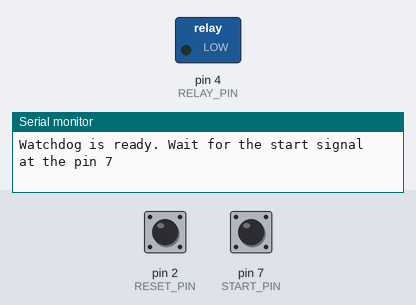
The program below on a simulated Arduino Nano, built with avr-gcc and run on an emulated ATmega328P. Shown: switched loads named in the program (green lamp = pin HIGH), the last lines printed to the serial monitor. The inputs (shaded band) are chosen by the test bench; at power-on: pin 7 (START_PIN) LOW, pin 2 (RESET_PIN) LOW.

Above: at 0.8 s.
0.9 s: pin 7 (START_PIN) pulled HIGH for 0.15 s
2.5 s: pin 2 (RESET_PIN) pulled HIGH for 0.15 s
4.1 s: pin 2 (RESET_PIN) pulsed HIGH 2 times (0.12 s each, 0.3 s apart)
At 5.1 s:
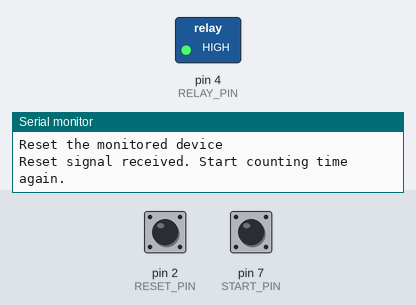
Timing chart, 0 to 7.1 s (numbered marks = the images above; inputs shaded):
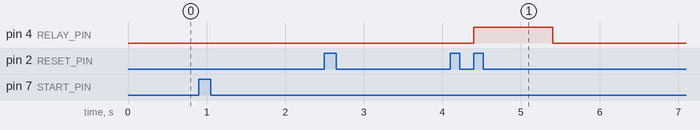

The program:

main.cpp
```cpp
#include <Arduino.h>
#include "config.h"

unsigned long previous_time = 0;
unsigned long uptime = 0;

void interruptHandler() {
  Serial.println("Reset signal received. Start counting time again.");
  previous_time = millis();
}

void setup() {
  Serial.begin(115200);
  /* Setup the relay pin as output */
  pinMode(RELAY_PIN, OUTPUT);
  digitalWrite(RELAY_PIN, !RELAY_RESET_LEVEL);

  /* Wait for a command to start */
  pinMode(START_PIN, INPUT);
  Serial.print("Watchdog is ready. Wait for the start signal at the pin ");
  Serial.println(START_PIN);
  while (digitalRead(START_PIN) != START_LEVEL) { }
  previous_time = millis();

  Serial.println("Watchdog starts");

  /*
   * RPi must switch level ever time in an interval smaller than CHECK_INTERVAL
   * To be safe in this, RPi must only switch the input level.
   * For example if the level was HIGH, the next time PRi must set LOW and the next
   * time after that it must switch it to HIGH again.
   */
  attachInterrupt(digitalPinToInterrupt(RESET_PIN), interruptHandler, CHANGE);
}

void loop() {
  uint64_t up = millis();
  if (up < uptime) { //the value has overflowed
    previous_time = up;
  }
  uptime = up;
  unsigned long delta = uptime - previous_time;
  if (delta > CHECK_INTERVAL) {
    Serial.println("Reset the monitored device");
    digitalWrite(RELAY_PIN, RELAY_RESET_LEVEL);
    delay(1000);
    digitalWrite(RELAY_PIN, !RELAY_RESET_LEVEL);

    /* Wait for the next start */
    Serial.println("Watchdog is ready. Wait for the start signal");
    while (digitalRead(START_PIN) != START_LEVEL) { }
    previous_time = millis();
    Serial.println("Watchdog starts");
  }
}
```

config.h
```cpp
#ifndef PRI_ARDUINO_WATCHDOG
#define PRI_ARDUINO_WATCHDOG

#define RELAY_PIN 4             //Defines which pin has a connected relay to reset power to RPI
#define RELAY_RESET_LEVEL HIGH  //Defines which signal level has to be written to the pin to switch the relay

#define START_PIN 7             //Defines which pin will be used as a start ping to start watching RPi
#define START_LEVEL HIGH        //Defines which level the watchdog expects to start watching RPi

#define CHECK_INTERVAL 300000   //5 min = 5*60*1000 msec = 300000

/*
 * Only certain pins can be useable for interrupts
 * https://www.arduino.cc/reference/en/language/functions/external-interrupts/attachinterrupt/
 */
#define RESET_PIN 2

#endif //PRI_ARDUINO_WATCHDOG
```

Measured:
- after the input at 4.1 s, pin 4 (RELAY_PIN): LOW → HIGH after 0.30 s, → LOW 1.0 s later
